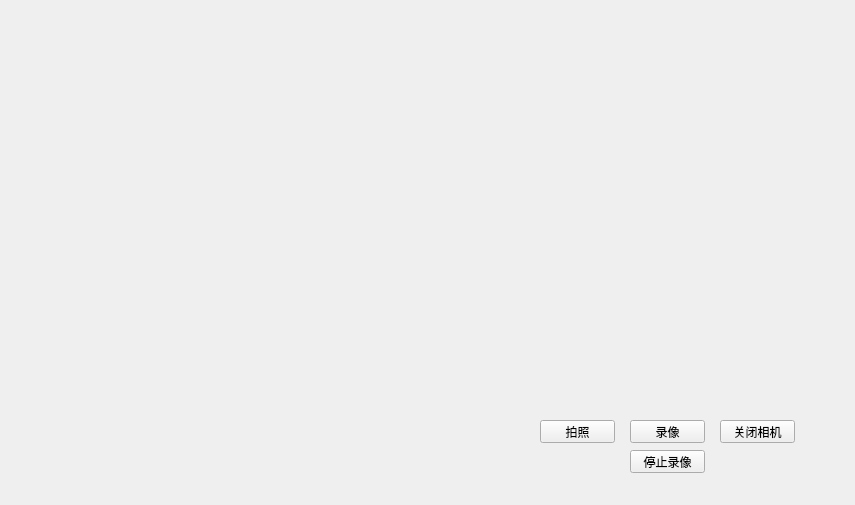
<?xml version="1.0" encoding="UTF-8"?>
<ui version="4.0">
 <class>Widget</class>
 <widget class="QWidget" name="Widget">
  <property name="geometry">
   <rect>
    <x>0</x>
    <y>0</y>
    <width>855</width>
    <height>505</height>
   </rect>
  </property>
  <property name="windowTitle">
   <string>Widget</string>
  </property>
  <widget class="QPushButton" name="pushButton_Capture">
   <property name="geometry">
    <rect>
     <x>540</x>
     <y>420</y>
     <width>75</width>
     <height>23</height>
    </rect>
   </property>
   <property name="text">
    <string>拍照</string>
   </property>
  </widget>
  <widget class="QPushButton" name="pushButton_Close">
   <property name="geometry">
    <rect>
     <x>720</x>
     <y>420</y>
     <width>75</width>
     <height>23</height>
    </rect>
   </property>
   <property name="text">
    <string>关闭相机</string>
   </property>
  </widget>
  <widget class="QPushButton" name="pushButton_Video">
   <property name="geometry">
    <rect>
     <x>630</x>
     <y>420</y>
     <width>75</width>
     <height>23</height>
    </rect>
   </property>
   <property name="text">
    <string>录像</string>
   </property>
  </widget>
  <widget class="QPushButton" name="pushButton_Video_Stop">
   <property name="geometry">
    <rect>
     <x>630</x>
     <y>450</y>
     <width>75</width>
     <height>23</height>
    </rect>
   </property>
   <property name="text">
    <string>停止录像</string>
   </property>
  </widget>
 </widget>
 <layoutdefault spacing="6" margin="11"/>
 <resources/>
 <connections/>
</ui>
